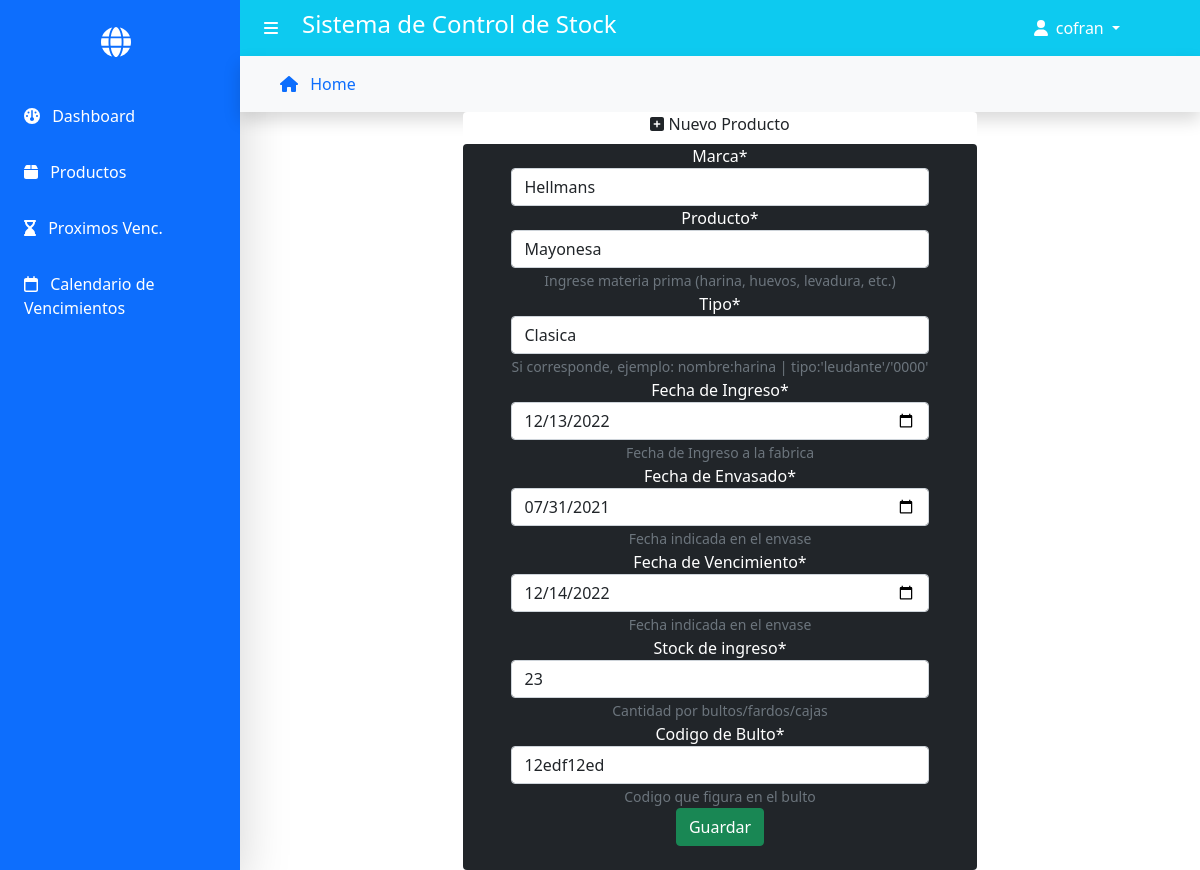
Screenshot of /producto/update/6 (signed in) with the database file from the repository.
### gestor/models.py (models this page shows, shortened)
class Producto(models.Model):
    marca = models.CharField(max_length=50)
    producto = models.CharField(max_length=50,help_text="Ingrese materia prima (harina, huevos, levadura, etc.)")
    tipo = models.CharField(max_length=30, help_text="Si corresponde, ejemplo: nombre:harina | tipo:'leudante'/'0000' ")
    fechaIngreso = models.DateField('Fecha de Ingreso',blank=False,help_text="Fecha de Ingreso a la fabrica")
    fechaVnto = models.DateField('Fecha de Vencimiento',blank=False,help_text="Fecha indicada en el envase")
    fechaEnvasado = models.DateField('Fecha de Envasado',blank=False,help_text="Fecha indicada en el envase")
    stockIng= models.PositiveIntegerField('Stock de ingreso',blank=False,help_text="Cantidad por bultos/fardos/cajas")
    stockDisp= models.PositiveIntegerField('Stock disponible',blank=False) # Para los caso de obtener-consumir la materia prima
    codBulto = models.CharField('Codigo de Bulto',max_length=13,help_text="Codigo que figura en el bulto ",blank=False) # LOS FARDOS EN GRAL CONTIENEN UN CODIGO DEL MISMO
    imagen = models.ImageField(upload_to='',null=True) # borrar el img/
    class Meta:
        ordering = ['fechaVnto']

### gestor/views.py (the view)
# urls.py: path('producto/update/<pk>', views.producto_update, name='producto_update'),
@login_required(login_url='/signin/')
def producto_update(request, pk):
    producto = get_object_or_404(Producto, pk=pk)
    if request.method == "POST":
        formulario = ProductoForm(request.POST, instance=producto)
        if formulario.is_valid():
            producto = formulario.save(commit=False)
            producto.marca = formulario.cleaned_data['marca']
            producto.producto = formulario.cleaned_data['producto']
            producto.tipo = formulario.cleaned_data['tipo']
            producto.fechaIngreso = formulario.cleaned_data['fechaIngreso']
            producto.fechaVnto = formulario.cleaned_data['fechaVnto']
            producto.stockIng = formulario.cleaned_data['stockIng']
            producto.stockDisp = formulario.cleaned_data['stockIng']
            producto.codBulto = formulario.cleaned_data['codBulto']
            for r, d, f in os.walk('.\\media'):
                for files in f:
                    file=os.path.join(files)
                    print( str.lower(producto.producto) ,str.lower(file) )
                    print(os.path.splitext(files)[0])
                    if len(str.lower(producto.producto)) <= len(str.lower(os.path.splitext(files)[0])):
                        if str.lower(producto.producto) in str.lower(os.path.splitext(files)[0]):
                            if str.lower(producto.producto)[0] == str.lower(os.path.splitext(files)[0])[0]:
                                producto.imagen = file
                                break
                        else:
                            producto.imagen = "unknow.png"
                    else:
                        if str.lower(os.path.splitext(files)[0]) in str.lower(producto.producto):
                            if str.lower(producto.producto)[0] == str.lower(os.path.splitext(files)[0])[0]:
                                producto.imagen = file
                                break
                        else:
                            producto.imagen = "unknow.png"
            producto.save()
            return redirect('home')
    else:
        formulario = ProductoForm(instance=producto)
    return render(request, 'producto_new.html', {'formulario': formulario})

### gestor/forms.py (shortened to what this page needs)
class ProductoForm(forms.ModelForm):
    class Meta:
        model = Producto
        fields = ('marca', 'producto', 'tipo','fechaIngreso','fechaEnvasado', 'fechaVnto','stockIng','codBulto')
        widgets = {
            'fechaIngreso': NumberInput(attrs={'type': 'date'}),
            'fechaVnto': NumberInput(attrs={'type': 'date'}),
            'fechaEnvasado': NumberInput(attrs={'type': 'date'}),
            }

### gestor/templates/producto_new.html (shortened to what this page needs)
{% extends "base.html" %}
{% load crispy_forms_tags %}
{% block content %}
    <div class="d-flex flex-column">
        <div class="d-flex flex-column justify-content align-items-center">
            <div class="card border-0 text-center">
                <div class="card-title text-center">
                    <span>
                        <i class="fa-solid fa-square-plus"></i>
                        Nuevo Producto
                    </span>
                </div>
                <div class="card-body p-0 m-auto bg-dark rounded text-white">
                    <div class="mx-5">
                        <form method="POST" enctype="multipart/form-data" novalidate>
                            <table>{{ formulario|crispy}}</table>
                            <button type="submit" class="btn btn-success">Guardar</button>
                        </form>
                        <br>
                    </div>
                </div>
            </div>
        </div>
    </div>
{% endblock %}

### gestor/templates/base.html (shortened to what this page needs)
{% load static %}
<!DOCTYPE html>
<html lang="en">
<head>
    <link href="{% static 'fontawesomefree/css/all.min.css' %}" rel="stylesheet" type="text/css">
    <link rel="stylesheet" href="https://cdn.jsdelivr.net/combine/npm/fullcalendar@5.11.3/main.css,npm/fullcalendar@5.11.3/main.min.css">
    <link href="https://cdn.jsdelivr.net/npm/bootstrap@5.0.0-beta3/dist/css/bootstrap.min.css" rel="stylesheet" />
    <link href='https://cdn.jsdelivr.net/npm/bootstrap-icons@1.8.1/font/bootstrap-icons.css' rel='stylesheet'>
    <link type="text/css" rel="stylesheet" href="{% static 'style.css' %}">
</head>
<body>
    <main class="d-flex bg-white" id="wrapper">
        {% block sidebar %}
        <div class="bg-primary text-white shadow-lg" id="sidebar-wrapper">
            <div class="sidebar-heading text-center py-4 fs-4 text-uppercase"><i class="fa-solid fa-globe me-2 fa-lg"></i></div>
            <div class="my-1 text-white" style="width: 15rem;">
                <ul class="nav nav-pills flex-column text-left align-content-center">
                    <li class="m-2 ">
                        <a href="{% url 'home' %}" class="nav-link text-white">
                            <div>
                                <i class="fa-solid fa-gauge me-2"></i>
                                <span>Dashboard</span>
                            </div>
                        </a>
                    </li>
                    <li class="m-2">
                        <a href="{% url 'productos' %}" class="nav-link text-white">
                            <div>
                                <i class="fa-solid fa-box icon-solid me-2"></i>
                                <span>Productos</span>
                            </div>
                        </a>
                    </li>
                    <li class="m-2 ">
                        <a href="{% url 'vencimientos' %}" class="nav-link text-white">
                            <div>
                                <i class="fa-solid fa-hourglass-end me-2"></i>
                                <span>Proximos Venc.</span>
                            </div>
                        </a>
                    </li>
                    <li class="m-2 ">
                        <a href="{% url 'calendario' %}" class="nav-link text-white">
                            <div>
                                <i class="fa-regular fa-calendar me-2"></i>
                                <span>Calendario de Vencimientos</span>
                            </div>
                        </a>
                    </li>
                </ul>
            </div>
        </div>
        <div id="page-content-wrapper">
            <nav class="navbar navbar-expand-lg navbar-light bg-info text-white py-2 px-4">
                <div class="d-flex align-items-center">
                    <i class="fa-solid fa-bars me-4" id="menu-toggle" onclick="togleed()"></i>
                    <h4 class="title">Sistema de Control de Stock</h4>
                </div>
                <div class="collapse navbar-collapse" id="navbarSupportedContent">
                     {% if user.is_authenticated %}
                    <ul class="navbar-nav ms-auto mb-2 mb-lg-0">
                        <li class="nav-item dropdown mx-5">
                            <a class="nav-link dropdown-toggle text-white" href="#" id="navbarDropdown" role="button" data-bs-toggle="dropdown" aria-expanded="false">
                                <i class="fas fa-user me-2"></i>{{user.username}}
                            </a>
                        </li>
                    </ul>
                    {% endif %}
                </div>
            </nav>
            <header class="navbar navbar-expand-lg navbar-light bg-light py-2 px-4 shadow">
                <a href="{% url 'home' %}" class="nav-link">
                    <div>
                        <i class="fas fa-home me-2"></i>
                        <span>Home</span>
                    </div>
                </a>
            </header>
            {% block content %} {% endblock %}
        </div>
        {% endblock %}
    </main>
</body>
</html>

### gestor/static/style.css (style rules this page uses)
#sidebar-wrapper { min-height: 100vh; margin-left: -15rem; -webkit-transition: margin 0.25s ease-out; -moz-transition: margin 0.25s ease-out; -o-transition: margin 0.25s ease-out; transition: margin 0.25s ease-out; }
#sidebar-wrapper .sidebar-heading { padding: 0.875rem 1.25rem; font-size: 1.2rem; }
#page-content-wrapper { min-width: 100vw; }
#menu-toggle { cursor: pointer; }
@media (min-width: 768px) { #sidebar-wrapper { margin-left: 0; } }
@media (min-width: 768px) { #page-content-wrapper { min-width: 0; width: 100%; } }

### rows the page displays
Producto: marca "Hellmans", producto "Mayonesa", tipo "Clasica", fechaIngreso "12/13/2022", fechaEnvasado "07/31/2021", fechaVnto "12/14/2022", stockIng "23", codBulto "12edf12ed"

### other values shown
{{ user.username }} "cofran"
